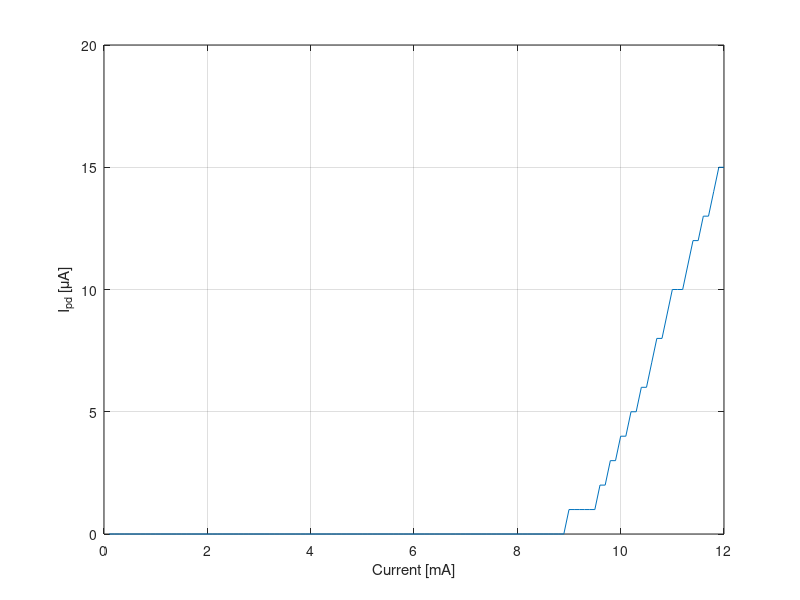
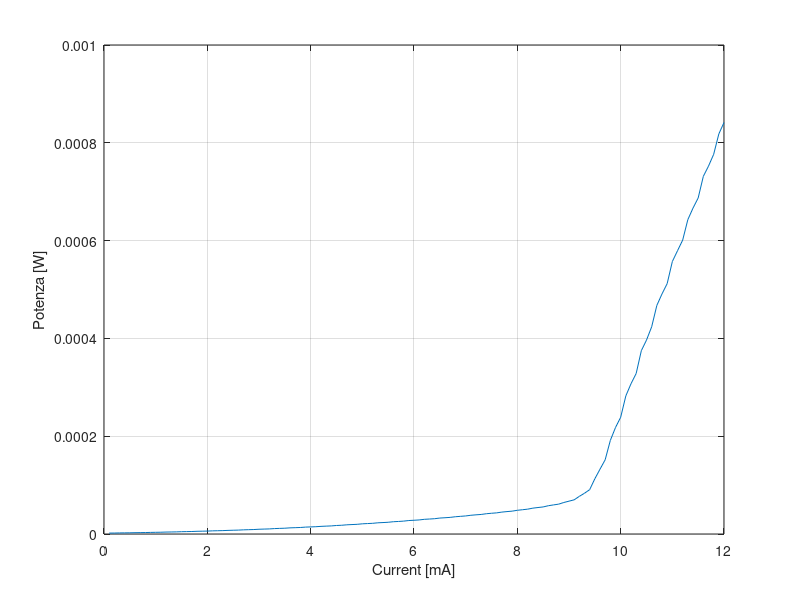
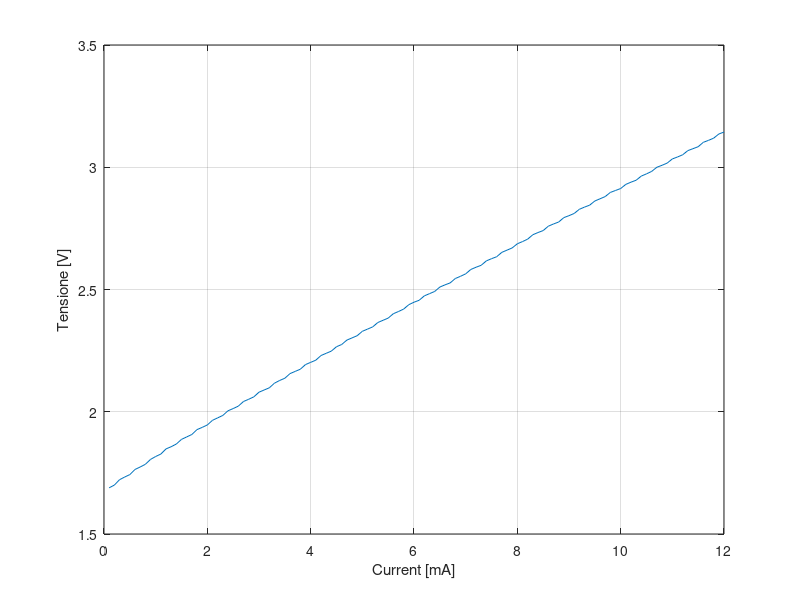

Reproduce these figures in MATLAB, in order.
%%GRAFICI a

%Primo file
text1 = fopen('IpdI_Temp20,00_IStart0,10_IStop12,00_IStep0,10_new.txt');

C1 = textscan(text1, '%f %f', 'Delimiter', ' ', 'EmptyValue', -Inf);
I1 = C1{1};
I_photod= C1{2};

figure(1)
plot(I1, I_photod);
hold;
grid;

xlabel('Current [mA]');
ylabel('I_{pd} [\muA]');

%Secondo file
text2 = fopen('PI_Temp20,00_IStart0,10_IStop12,00_IStep0,10_new.txt');

C2 = textscan(text2, '%f %f', 'Delimiter', ' ', 'EmptyValue', -Inf);
I2 = C2{1};
P = C2{2};
P2 = P .* 10;

figure(2)
plot(I2, P2);
hold;
grid;

xlabel('Current [mA]');
ylabel('Potenza [W]');

%Terzo file
text3 = fopen('VI_Temp20,00_IStart0,10_IStop12,00_IStep0,10_new.txt');

C3 = textscan(text3, '%f %f', 'Delimiter', ' ', 'EmptyValue', -Inf);
I3 = C3{1};
V3 = C3{2};

figure(3)
plot(I3, V3);
hold;
grid;

xlabel('Current [mA]');
ylabel('Tensione [V]');

fclose('all');